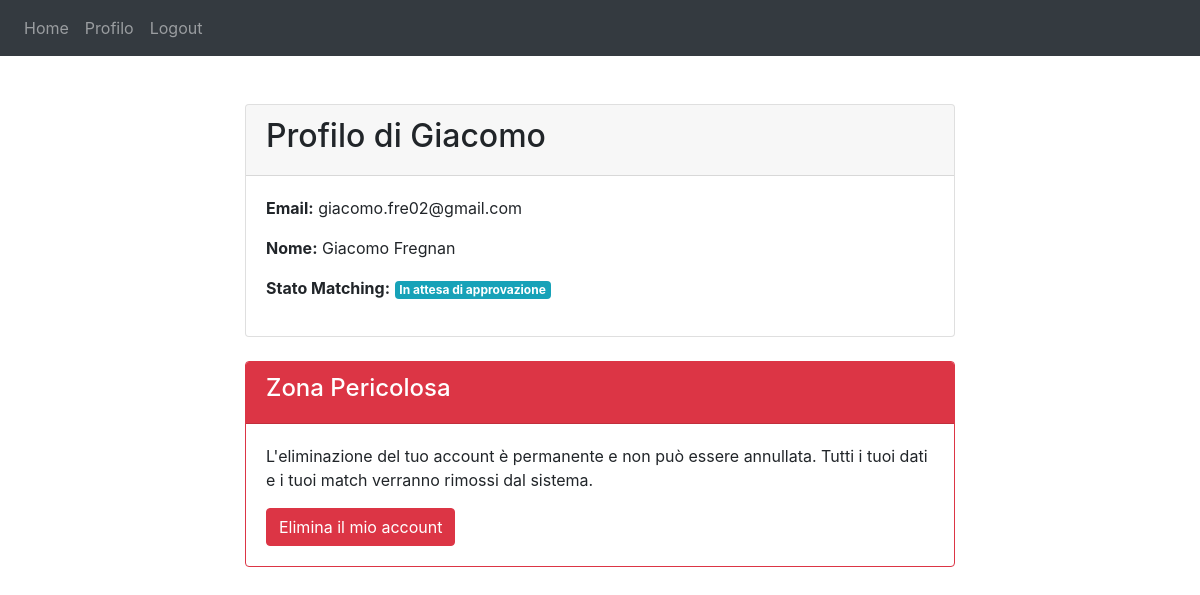
/profile (signed in), run on an earlier commit of the app's database.
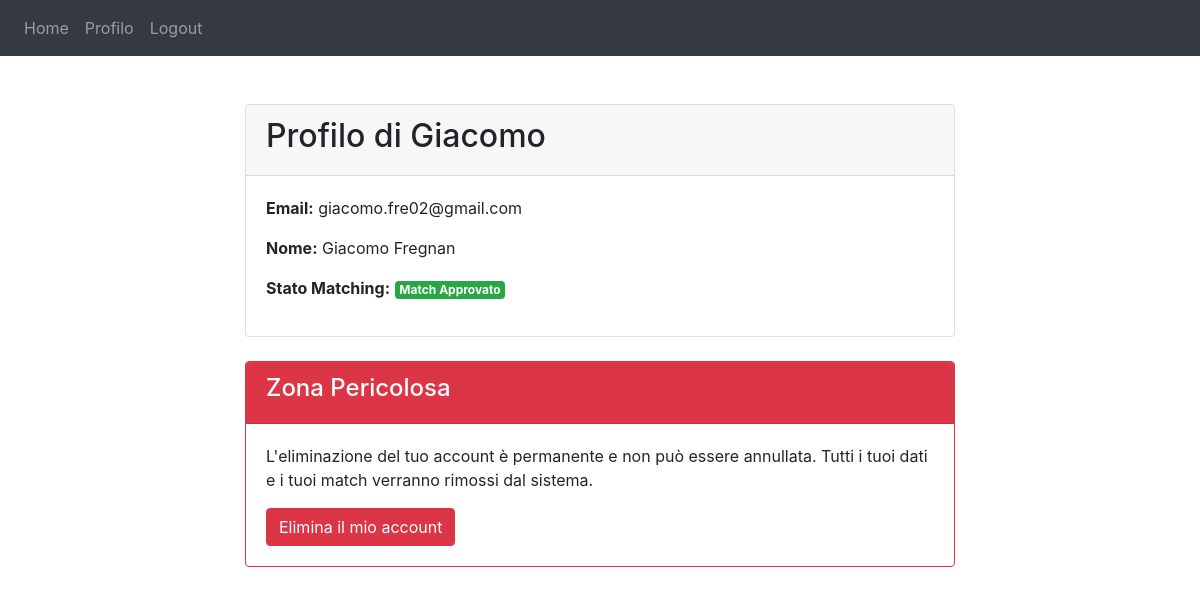
And on a later commit of the database.
### website/models.py (models this page shows)
class User(db.Model, UserMixin):
    id = db.Column(db.Integer, primary_key=True)
    email = db.Column(db.String(150), unique=True)
    password = db.Column(db.String(150))
    first_name = db.Column(db.String(150))
    surname = db.Column(db.String(150))
    is_admin = db.Column(db.Boolean, default=False, nullable=False)
    university = db.Column(db.String(150))
    current_status = db.Column(db.String(150))
    field_of_study = db.Column(db.String(150))
    participation_role = db.Column(db.String(150))
    time_commitment = db.Column(db.String(150))
    communication = db.Column(db.String(150))
    improve_communication = db.Column(db.String(150))
    help_writing_paper = db.Column(db.String(150))
    maximize_conference_experience = db.Column(db.String(150))
    help_choice_time_abroad = db.Column(db.String(150))
    phd_work_balance = db.Column(db.String(150))
    phd_family_balance = db.Column(db.String(150))
    improve_soft_skills = db.Column(db.String(150))
    help_academic_career = db.Column(db.String(150))
    help_industrial_career = db.Column(db.String(150))
    talk_mental_wellbeing = db.Column(db.String(150))
    discovery = db.Column(db.String(150))
    advice = db.Column(db.String(150))
    promotion_help = db.Column(db.String(150))
    matching_status = db.Column(db.Integer, default=None, nullable=True)

### website/views.py (the view)
@views.route('/profile')
@login_required
def profile():
    return render_template("profile.html", user=current_user)

### website/templates/profile.html (shortened to what this page needs)
{% extends "base.html" %}
{% block content %}
<div class="container mt-5">
    <div class="row justify-content-center">
        <div class="col-md-8">
            <div class="card">
                <div class="card-header">
                    <h2>Profilo di {{ current_user.first_name.capitalize() }}</h2>
                </div>
                <div class="card-body">
                    <p><strong>Email:</strong> {{ current_user.email }}</p>
                    <p><strong>Nome:</strong> {{ current_user.first_name.capitalize() }} {{ current_user.surname.capitalize() }}</p>
                    <p><strong>Stato Matching:</strong>
                        {% if current_user.matching_status == 0 %}
                            <span class="badge badge-success">Match Approvato</span>
                        {% elif current_user.matching_status == 5 %}
                            <span class="badge badge-info">In attesa di approvazione</span>
                        {% elif current_user.matching_status in [1, 2, 3] %}
                            <span class="badge badge-warning">In attesa di matching</span>
                        {% else %}
                            <span class="badge badge-secondary">Form non compilato</span>
                        {% endif %}
                    </p>
                </div>
            </div>
            {% if not current_user.is_admin %}
            <div class="card border-danger mt-4">
                <div class="card-header bg-danger text-white">
                    <h4>Zona Pericolosa</h4>
                </div>
                <div class="card-body">
                    <p>L'eliminazione del tuo account è permanente e non può essere annullata. Tutti i tuoi dati e i tuoi match verranno rimossi dal sistema.</p>
                    <form method="POST" action="{{ url_for('auth.delete_account') }}">
                        <button type="submit"
                                class="btn btn-danger"
                                onclick="return confirm('Sei assolutamente sicuro di voler eliminare il tuo account? Questa azione è irreversibile.')">
                            Elimina il mio account
                        </button>
                    </form>
                </div>
            </div>
            {% endif %}
            </div>
    </div>
</div>
{% endblock %}

### website/templates/base.html (shortened to what this page needs)
<!DOCTYPE html>
<html>
<head>
    <link
            rel="stylesheet"
            href="https://stackpath.bootstrapcdn.com/bootstrap/4.4.1/css/bootstrap.min.css"
    />
    <link
            rel="stylesheet"
            href="https://stackpath.bootstrapcdn.com/font-awesome/4.7.0/css/font-awesome.min.css"
    />
</head>
<body>
<nav class="navbar navbar-expand-lg navbar-dark bg-dark">
    <div class="collapse navbar-collapse" id="navbar">
        <div class="navbar-nav">
            {% if user.is_authenticated %}
                <a class="nav-item nav-link" id="home" href="/">Home</a>
                <a class="nav-item nav-link" id="profile" href="/profile">Profilo</a>
                <a class="nav-item nav-link" id="logout" href="/logout">Logout</a>
            {% else %}
                <a class="nav-item nav-link" id="login" href="/login">Login</a>
                <a class="nav-item nav-link" id="signUp" href="/sign-up">Sign Up</a>
            {% endif %}
        </div>
    </div>
</nav>
<div class="container">{% block content %} {% endblock %}</div>
</body>
</html>

What changed in the data, as far as the page shows it:
changed User "Giacomo": matching_status 5 → 0 (drawn)
Also different on the page:
text no longer shown: "In attesa di approvazione"
text now shown: "Match Approvato"
